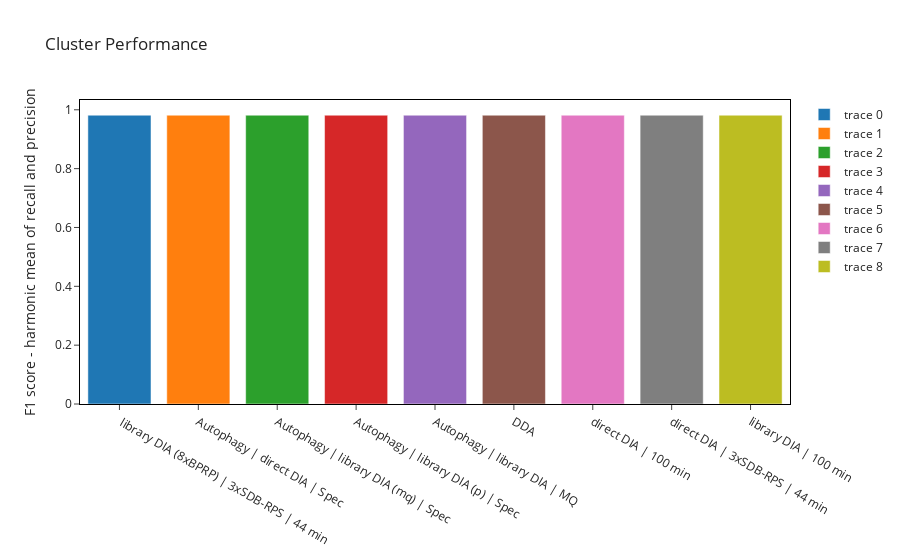

Here is the notebook cell this chart was saved with:
### Code cell
df_AvgAllCluster = df_AvgClusterPerformance_global.xs("Avg. all clusters", level='Type', axis=1)
fig_markerPredictionAccuracy = go.Figure()#data=[go.Bar(x=df_test.columns, y=df_test.loc["Recall"])])
for exp in global_SVM_dict.keys():
    fig_markerPredictionAccuracy.add_trace(go.Bar(x=[exp], y=[df_AvgAllCluster[exp].loc["Recall"]]))
fig_markerPredictionAccuracy.update_layout(template="simple_white", #showlegend=False, 
            title="Cluster Performance",
            xaxis=go.layout.XAxis(linecolor="black",
                                linewidth=1,
                                mirror=True),
            yaxis=go.layout.YAxis(linecolor="black",
                                linewidth=1,
                                title="F1 score - harmonic mean of recall and precision",
                                mirror=True),
            )
fig_markerPredictionAccuracy

### Figure 1 — Plotly figure (JSON) as saved in the notebook; plotly's stock layout.template omitted (floating-point values rounded to 4 significant figures)
{"data": [{"type": "bar", "x": [" library DIA (8xBPRP) | 3xSDB-RPS | 44 min"], "y": [0.9816]}, {"type": "bar", "x": ["Autophagy | direct DIA | Spec"], "y": [0.9816]}, {"type": "bar", "x": ["Autophagy | library DIA (mq) | Spec"], "y": [0.9816]}, {"type": "bar", "x": ["Autophagy | library DIA (p) | Spec"], "y": [0.9816]}, {"type": "bar", "x": ["Autophagy | library DIA | MQ"], "y": [0.9816]}, {"type": "bar", "x": ["DDA"], "y": [0.9816]}, {"type": "bar", "x": ["direct DIA | 100 min"], "y": [0.9816]}, {"type": "bar", "x": ["direct DIA | 3xSDB-RPS | 44 min"], "y": [0.9816]}, {"type": "bar", "x": ["library DIA | 100 min"], "y": [0.9816]}], "layout": {"title": {"text": "Cluster Performance"}, "xaxis": {"linecolor": "black", "linewidth": 1, "mirror": true}, "yaxis": {"linecolor": "black", "linewidth": 1, "mirror": true, "title": {"text": "F1 score - harmonic mean of recall and precision"}}}}
